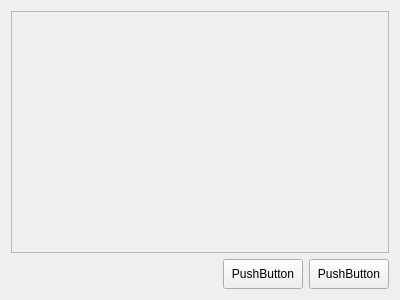
<?xml version="1.0" encoding="UTF-8"?>
<ui version="4.0">
 <class>SimulationYearsPage</class>
 <widget class="QWidget" name="SimulationYearsPage">
  <property name="geometry">
   <rect>
    <x>0</x>
    <y>0</y>
    <width>400</width>
    <height>300</height>
   </rect>
  </property>
  <property name="windowTitle">
   <string>Form</string>
  </property>
  <layout class="QVBoxLayout" name="verticalLayout">
   <item>
    <widget class="QFrame" name="frame">
     <property name="frameShape">
      <enum>QFrame::StyledPanel</enum>
     </property>
     <property name="frameShadow">
      <enum>QFrame::Raised</enum>
     </property>
    </widget>
   </item>
   <item>
    <layout class="QHBoxLayout" name="horizontalLayout">
     <property name="sizeConstraint">
      <enum>QLayout::SetDefaultConstraint</enum>
     </property>
     <item>
      <spacer name="horizontalSpacer">
       <property name="orientation">
        <enum>Qt::Horizontal</enum>
       </property>
       <property name="sizeHint" stdset="0">
        <size>
         <width>40</width>
         <height>20</height>
        </size>
       </property>
      </spacer>
     </item>
     <item>
      <widget class="QPushButton" name="pushButton_2">
       <property name="maximumSize">
        <size>
         <width>16777215</width>
         <height>30</height>
        </size>
       </property>
       <property name="text">
        <string>PushButton</string>
       </property>
      </widget>
     </item>
     <item>
      <widget class="QPushButton" name="pushButton">
       <property name="maximumSize">
        <size>
         <width>16777215</width>
         <height>30</height>
        </size>
       </property>
       <property name="text">
        <string>PushButton</string>
       </property>
      </widget>
     </item>
    </layout>
   </item>
  </layout>
 </widget>
 <resources/>
 <connections/>
</ui>
